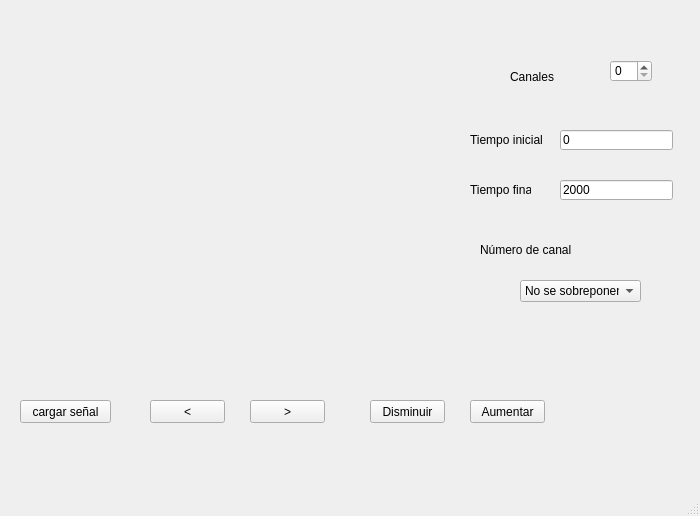
<?xml version="1.0" encoding="UTF-8"?>
<ui version="4.0">
 <class>welch</class>
 <widget class="QMainWindow" name="welch">
  <property name="geometry">
   <rect>
    <x>0</x>
    <y>0</y>
    <width>700</width>
    <height>516</height>
   </rect>
  </property>
  <property name="windowTitle">
   <string>senales cerebrales</string>
  </property>
  <widget class="QWidget" name="centralwidget">
   <widget class="QWidget" name="campo_grafico" native="true">
    <property name="geometry">
     <rect>
      <x>40</x>
      <y>20</y>
      <width>421</width>
      <height>331</height>
     </rect>
    </property>
   </widget>
   <widget class="QPushButton" name="boton_cargar">
    <property name="geometry">
     <rect>
      <x>20</x>
      <y>400</y>
      <width>91</width>
      <height>23</height>
     </rect>
    </property>
    <property name="text">
     <string>cargar señal</string>
    </property>
   </widget>
   <widget class="QLineEdit" name="tiempoinicial">
    <property name="geometry">
     <rect>
      <x>560</x>
      <y>130</y>
      <width>113</width>
      <height>20</height>
     </rect>
    </property>
    <property name="text">
     <string>0</string>
    </property>
   </widget>
   <widget class="QLineEdit" name="tiempofinal">
    <property name="geometry">
     <rect>
      <x>560</x>
      <y>180</y>
      <width>113</width>
      <height>20</height>
     </rect>
    </property>
    <property name="text">
     <string>2000</string>
    </property>
   </widget>
   <widget class="QLabel" name="label">
    <property name="geometry">
     <rect>
      <x>470</x>
      <y>130</y>
      <width>81</width>
      <height>20</height>
     </rect>
    </property>
    <property name="text">
     <string>Tiempo inicial</string>
    </property>
   </widget>
   <widget class="QLabel" name="label_3">
    <property name="geometry">
     <rect>
      <x>470</x>
      <y>180</y>
      <width>61</width>
      <height>20</height>
     </rect>
    </property>
    <property name="text">
     <string>Tiempo final</string>
    </property>
   </widget>
   <widget class="QSpinBox" name="canales">
    <property name="geometry">
     <rect>
      <x>610</x>
      <y>60</y>
      <width>42</width>
      <height>22</height>
     </rect>
    </property>
   </widget>
   <widget class="QLabel" name="label_4">
    <property name="geometry">
     <rect>
      <x>510</x>
      <y>70</y>
      <width>47</width>
      <height>13</height>
     </rect>
    </property>
    <property name="text">
     <string>Canales</string>
    </property>
   </widget>
   <widget class="QLabel" name="numero_canales">
    <property name="geometry">
     <rect>
      <x>580</x>
      <y>240</y>
      <width>81</width>
      <height>16</height>
     </rect>
    </property>
    <property name="text">
     <string/>
    </property>
   </widget>
   <widget class="QLabel" name="label_5">
    <property name="geometry">
     <rect>
      <x>480</x>
      <y>240</y>
      <width>91</width>
      <height>20</height>
     </rect>
    </property>
    <property name="text">
     <string>Número de canales:</string>
    </property>
   </widget>
   <widget class="QPushButton" name="boton_atras">
    <property name="geometry">
     <rect>
      <x>150</x>
      <y>400</y>
      <width>75</width>
      <height>23</height>
     </rect>
    </property>
    <property name="text">
     <string>&lt;</string>
    </property>
   </widget>
   <widget class="QPushButton" name="boton_adelante">
    <property name="geometry">
     <rect>
      <x>250</x>
      <y>400</y>
      <width>75</width>
      <height>23</height>
     </rect>
    </property>
    <property name="text">
     <string>&gt;</string>
    </property>
   </widget>
   <widget class="QPushButton" name="boton_disminuir">
    <property name="geometry">
     <rect>
      <x>370</x>
      <y>400</y>
      <width>75</width>
      <height>23</height>
     </rect>
    </property>
    <property name="text">
     <string>Disminuir</string>
    </property>
   </widget>
   <widget class="QPushButton" name="boton_w">
    <property name="geometry">
     <rect>
      <x>470</x>
      <y>400</y>
      <width>75</width>
      <height>23</height>
     </rect>
    </property>
    <property name="text">
     <string>Aumentar</string>
    </property>
   </widget>
   <widget class="QComboBox" name="welch_2">
    <property name="geometry">
     <rect>
      <x>520</x>
      <y>280</y>
      <width>121</width>
      <height>22</height>
     </rect>
    </property>
    <item>
     <property name="text">
      <string>No se sobreponen</string>
     </property>
    </item>
    <item>
     <property name="text">
      <string>Se sobreponen al 50%</string>
     </property>
    </item>
    <item>
     <property name="text">
      <string>Se sobreponen el doble</string>
     </property>
    </item>
   </widget>
  </widget>
  <widget class="QMenuBar" name="menubar">
   <property name="geometry">
    <rect>
     <x>0</x>
     <y>0</y>
     <width>700</width>
     <height>21</height>
    </rect>
   </property>
  </widget>
  <widget class="QStatusBar" name="statusbar"/>
 </widget>
 <resources/>
 <connections/>
</ui>
